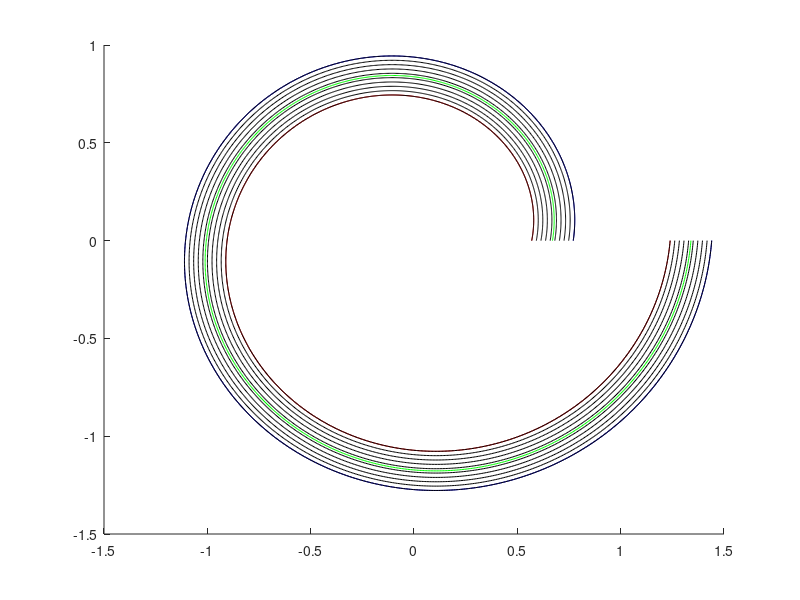

Source code (MATLAB): (Note: this script raises an error after producing the figure.)
close all;
clear all;

lambda_mum=0.670;
m=1;
n=1;
ff=0.3;
Nrings = 1;
phi = linspace(0,Nrings*2*pi,1000);
rlist = linspace(-ff/2, ff/2, 10);
dwell=800; % Dwell time (us).
mag=100000; % Magnification.
rep=10; % Repetitions.

rin=(n-ff/2+m*phi/(2*pi))*lambda_mum;
rout=(n+ff/2+m*phi/(2*pi))*lambda_mum;
rcen=(n+m*phi/(2*pi))*lambda_mum;

close all;
figure;
hold on;

polar(phi,rin,'r-');
polar(phi,rcen,'g-');
polar(phi,rout,'b-');

for idx = 1:length(rlist)
  r = (n + rlist(idx) + m*phi/(2*pi))*lambda_mum;
  polar(phi, r, 'k-');
end

%%%%%%%%PARAMTERS%%%%%%%%%%%%%%%%%%%%%%%%%%%
%r=2;  % Width of the square (um).
%N=15;  % Number of rotations of the spiral
% numPoints=10000; %  METHOD 0: total number of pixels to be etched.
%c=14;  % METHOD 1: A constant defining number of points of the smallest circle.
% % e=1.7;   % Ellipticity.  Measure of how elliptical the feture is.
%%%%%%%%%%%%%%%%%%%%%%%%%%%%%%%%%%%%%%%%%%%%

[res, HFW] = getResolution(mag);
if (r>HFW/2)
  'Feature is too big for this magnification level..' 
  return;
end
%R = r/res; % Radius in pixels.
lambda_pxl = lambda_mum/res
%numPoints = 2*pi*R*N;

%t = [];
%METHOD 0
  %t=linspace(0,2*N*pi,numPoints);
%METHOD 1
 %for i=1:N
     %t=[t,2*pi*linspace(i-1,i,i*c)];
 %end
%METHOD 2
 %v=fliplr(10-logspace(log10(1),1,260))/9;
 %t=2*N*pi*v;
%%%%%%%%%%%%%%%%%%%%%%%%%%%

total_coordinates = [];

%rlist = [0]

Xoffset_pxl = 2048;
Yoffset_pxl = 2048+280;

for idx = 1:length(rlist)
  %maxt = max(t);
  %radius = R*t/maxt;
  radius = (n + rlist(idx) + m*phi/(2*pi))*lambda_pxl;
  x = round(radius.*cos(phi));
  y = round(radius.*sin(phi));

  %x = x-min(x)-round(0.5*(min(x)+max(x))) +2048;
  %y = y-min(y)-round(0.5*(min(y)+max(y))) +280+2048;

  x = x + Xoffset_pxl;
  y = y + Yoffset_pxl;

  c = [x',y'];
  [mixed,k] = unique(c,'rows');
  kk = sort(k);
  coordinates = c(kk,:)';
  size(coordinates)
  total_coordinates = [total_coordinates, coordinates];
  
  phi = fliplr(phi);
end

size(total_coordinates)

writeStrFile('spiral_grating.str', total_coordinates(1,:), total_coordinates(2,:), dwell*ones(size(total_coordinates(1,:))), rep);
readStrFile('spiral_grating.str',mag);

figure(2);
subplot(1,2,2);
hold on;


plot(rin.*cos(phi) + Xoffset_pxl*res, rin.*sin(phi) + Yoffset_pxl*res, 'k-o');
plot(rcen.*cos(phi) + Xoffset_pxl*res, rcen.*sin(phi) + Yoffset_pxl*res, 'm-o');
plot(rout.*cos(phi) + Xoffset_pxl*res, rout.*sin(phi) + Yoffset_pxl*res, 'k-o');

%polar(phi,rin,'r-');
%polar(phi,r,'g-');
%polar(phi,rout,'b-');
%for idx = 1:length(rlist)
  %r = (n + rlist(idx) + m*phi/(2*pi))*lambda_mum;
  %polar(phi, r, 'k-');
%end
